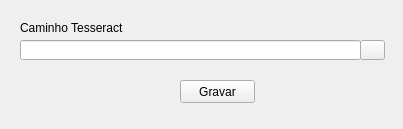
<?xml version="1.0" encoding="UTF-8"?>
<ui version="4.0">
 <class>config</class>
 <widget class="QFrame" name="config">
  <property name="windowModality">
   <enum>Qt::WindowModal</enum>
  </property>
  <property name="geometry">
   <rect>
    <x>0</x>
    <y>0</y>
    <width>403</width>
    <height>129</height>
   </rect>
  </property>
  <property name="windowTitle">
   <string>Configurações</string>
  </property>
  <widget class="QPushButton" name="btPesqCamTess">
   <property name="geometry">
    <rect>
     <x>360</x>
     <y>40</y>
     <width>25</width>
     <height>20</height>
    </rect>
   </property>
   <property name="text">
    <string/>
   </property>
   <property name="icon">
    <iconset>
     <normaloff>diretorio.png</normaloff>diretorio.png</iconset>
   </property>
  </widget>
  <widget class="QPushButton" name="btGravar">
   <property name="geometry">
    <rect>
     <x>180</x>
     <y>80</y>
     <width>75</width>
     <height>23</height>
    </rect>
   </property>
   <property name="text">
    <string>Gravar</string>
   </property>
  </widget>
  <widget class="QLineEdit" name="txtCamTess">
   <property name="geometry">
    <rect>
     <x>20</x>
     <y>40</y>
     <width>341</width>
     <height>20</height>
    </rect>
   </property>
  </widget>
  <widget class="QLabel" name="label">
   <property name="geometry">
    <rect>
     <x>20</x>
     <y>20</y>
     <width>111</width>
     <height>16</height>
    </rect>
   </property>
   <property name="text">
    <string>Caminho Tesseract</string>
   </property>
  </widget>
 </widget>
 <resources/>
 <connections/>
</ui>
